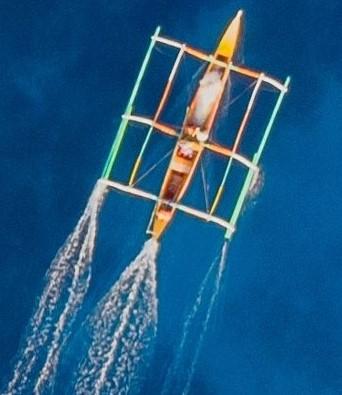
#> input picture Session 2/Photos/boat.jpg, 342 x 395 px, found by its file name
$ python main.py
#> lines starting #> are read from the running program, lines starting #| are printed output that depends on the picture
import cv2
import numpy as np
from matplotlib.image import imread
import matplotlib.pyplot as plt


photo_image = np.array([[(0, 0, 0 ),( 0 , 0 , 0 ),( 0 , 0 ,0)]
                      ,[(0 , 0 ,0 ),( 0, 0 , 0 ),( 0 , 0 ,0)]
                      ,[(0 , 0 ,0 ),( 0 , 0 , 0 ),( 0 , 0 ,0)]])


print(photo_image.shape)
plt.imshow(photo_image)
plt.show()
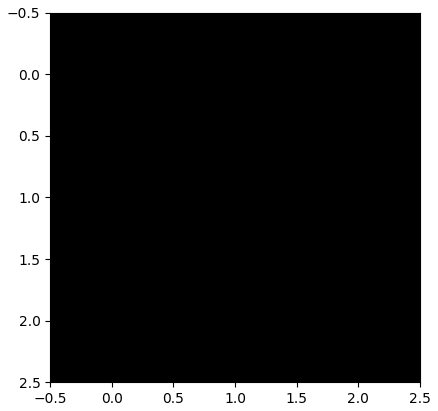
#> figure drawn by matplotlib, 1 panel

cv2.imwrite('photo_image.jpg', photo_image)


boat = imread(r"Photos\boat.jpg")
#> boat is the input picture: shape (395, 342, 3); mean R, G, B 29.9, 88.5, 130.6
print (boat.shape )
#| (395, 342, 3)
plt.imshow(boat)
plt.show()


red = imread("Photos/RED.png")
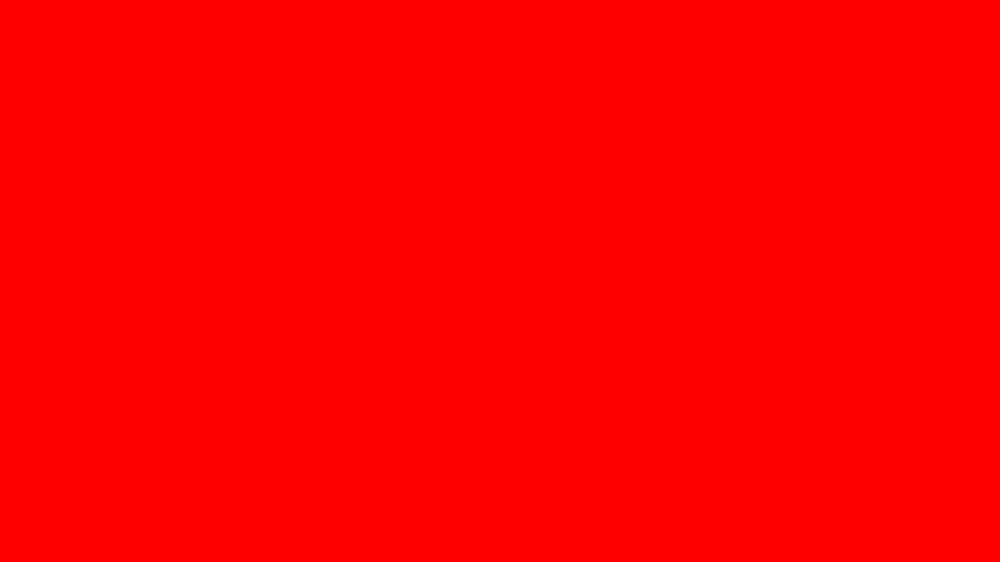
#> input picture Session 2/Photos/RED.png, 1000 x 562 px, shrunk from 1920 x 1080 before the run
#> red is the input picture: shape (562, 1000, 4) float32; mean R, G, B, A 1, 0, 0, 1
print (red.shape )
#| (562, 1000, 4)
plt.imshow(red)
plt.show()


red = cv2.imread("Photos/RED.png")
#> red: shape (562, 1000, 3)
plt.imshow(red)
plt.show()


cv2.imshow("   " , red)
cv2.waitKey(0)
cv2.destroyAllWindows()

Strawberries = imread("Photos/Strawberries.jpg")
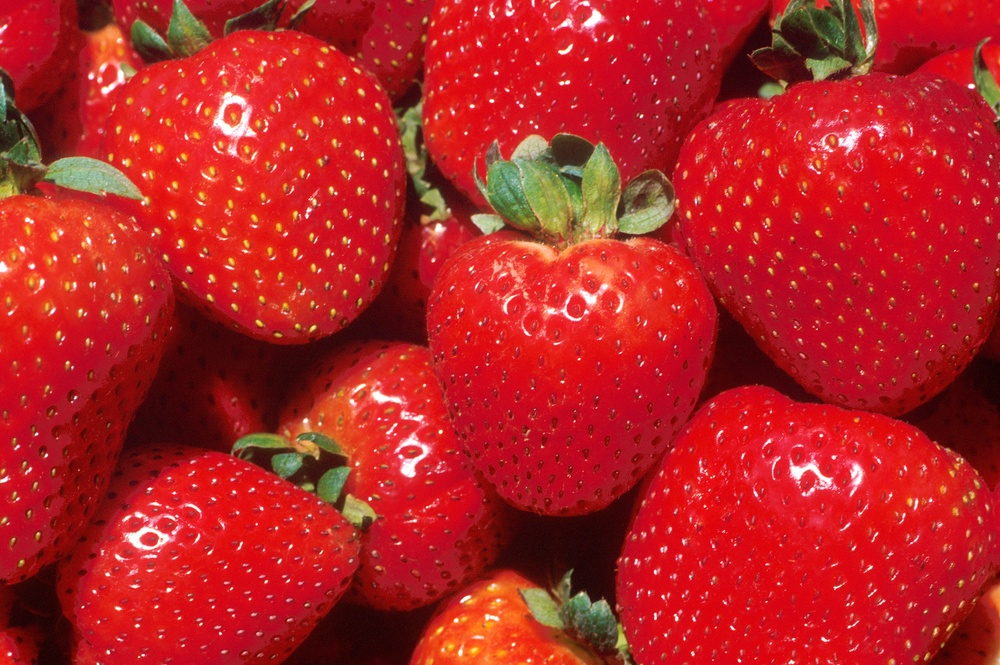
#> input picture Session 2/Photos/Strawberries.jpg, 1000 x 665 px, shrunk from 2700 x 1796 before the run
#> Strawberries is the input picture: shape (665, 1000, 3); mean R, G, B 181.3, 34.3, 35.8
plt.imshow(Strawberries)

cv2.imshow("tumor",Strawberries)
cv2.waitKey(0)
cv2.destroyAllWindows()

tumor = cv2.imread("Photos/tumor.jpg")
#> (the run stopped early here; a loop or call above may not have finished)
